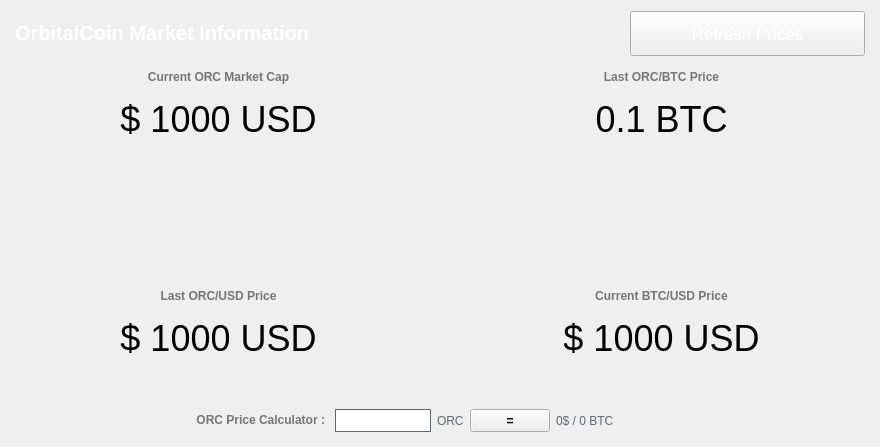
<?xml version="1.0" encoding="UTF-8"?>
<ui version="4.0">
 <class>MarketBrowser</class>
 <widget class="QWidget" name="MarketBrowser">
  <property name="windowModality">
   <enum>Qt::NonModal</enum>
  </property>
  <property name="geometry">
   <rect>
    <x>0</x>
    <y>0</y>
    <width>880</width>
    <height>447</height>
   </rect>
  </property>
  <property name="sizePolicy">
   <sizepolicy hsizetype="Preferred" vsizetype="Preferred">
    <horstretch>0</horstretch>
    <verstretch>0</verstretch>
   </sizepolicy>
  </property>
  <property name="windowTitle">
   <string>Digging</string>
  </property>
  <property name="styleSheet">
   <string notr="true"/>
  </property>
  <layout class="QGridLayout" name="gridLayout">
   <property name="sizeConstraint">
    <enum>QLayout::SetMaximumSize</enum>
   </property>
   <property name="leftMargin">
    <number>0</number>
   </property>
   <property name="rightMargin">
    <number>0</number>
   </property>
   <item row="0" column="0">
    <widget class="QLabel" name="label_4">
     <property name="sizePolicy">
      <sizepolicy hsizetype="Expanding" vsizetype="Preferred">
       <horstretch>0</horstretch>
       <verstretch>0</verstretch>
      </sizepolicy>
     </property>
     <property name="styleSheet">
      <string notr="true">color: #FFF;font-size:26px;font-weight:600;</string>
     </property>
     <property name="text">
      <string>&lt;html&gt;&lt;head/&gt;&lt;body&gt;&lt;p&gt;&lt;span style=&quot; font-size:20px;font-weight:600; color:#FFFFFF;&quot;&gt;OrbitalCoin Market Information&lt;/span&gt;&lt;/p&gt;&lt;/body&gt;&lt;/html&gt;</string>
     </property>
     <property name="alignment">
      <set>Qt::AlignLeading|Qt::AlignLeft|Qt::AlignVCenter</set>
     </property>
     <property name="margin">
      <number>0</number>
     </property>
     <property name="indent">
      <number>15</number>
     </property>
    </widget>
   </item>
   <item row="17" column="0" colspan="2">
    <layout class="QHBoxLayout" name="horizontalLayout_5">
     <item>
      <widget class="QLabel" name="orbitalcoin">
       <property name="sizePolicy">
        <sizepolicy hsizetype="Expanding" vsizetype="Preferred">
         <horstretch>0</horstretch>
         <verstretch>0</verstretch>
        </sizepolicy>
       </property>
       <property name="font">
        <font>
         <pointsize>27</pointsize>
        </font>
       </property>
       <property name="mouseTracking">
        <bool>true</bool>
       </property>
       <property name="text">
        <string notr="true">$ 1000 USD</string>
       </property>
       <property name="scaledContents">
        <bool>false</bool>
       </property>
       <property name="alignment">
        <set>Qt::AlignCenter</set>
       </property>
      </widget>
     </item>
     <item>
      <widget class="QLabel" name="bitcoin">
       <property name="sizePolicy">
        <sizepolicy hsizetype="Expanding" vsizetype="Preferred">
         <horstretch>0</horstretch>
         <verstretch>0</verstretch>
        </sizepolicy>
       </property>
       <property name="font">
        <font>
         <pointsize>27</pointsize>
        </font>
       </property>
       <property name="mouseTracking">
        <bool>true</bool>
       </property>
       <property name="text">
        <string notr="true">$ 1000 USD</string>
       </property>
       <property name="scaledContents">
        <bool>false</bool>
       </property>
       <property name="alignment">
        <set>Qt::AlignCenter</set>
       </property>
      </widget>
     </item>
    </layout>
   </item>
   <item row="4" column="0" colspan="2">
    <layout class="QHBoxLayout" name="horizontalLayout_3">
     <item>
      <layout class="QHBoxLayout" name="horizontalLayout_2">
       <property name="spacing">
        <number>6</number>
       </property>
       <property name="sizeConstraint">
        <enum>QLayout::SetDefaultConstraint</enum>
       </property>
       <item>
        <widget class="QLabel" name="dnrmc">
         <property name="sizePolicy">
          <sizepolicy hsizetype="Expanding" vsizetype="Preferred">
           <horstretch>0</horstretch>
           <verstretch>0</verstretch>
          </sizepolicy>
         </property>
         <property name="font">
          <font>
           <pointsize>27</pointsize>
          </font>
         </property>
         <property name="mouseTracking">
          <bool>true</bool>
         </property>
         <property name="text">
          <string notr="true">$ 1000 USD</string>
         </property>
         <property name="scaledContents">
          <bool>false</bool>
         </property>
         <property name="alignment">
          <set>Qt::AlignCenter</set>
         </property>
        </widget>
       </item>
       <item>
        <widget class="QLabel" name="dnrbtc">
         <property name="sizePolicy">
          <sizepolicy hsizetype="Expanding" vsizetype="Preferred">
           <horstretch>0</horstretch>
           <verstretch>0</verstretch>
          </sizepolicy>
         </property>
         <property name="font">
          <font>
           <pointsize>27</pointsize>
          </font>
         </property>
         <property name="mouseTracking">
          <bool>true</bool>
         </property>
         <property name="text">
          <string>0.1 BTC</string>
         </property>
         <property name="alignment">
          <set>Qt::AlignCenter</set>
         </property>
        </widget>
       </item>
      </layout>
     </item>
    </layout>
   </item>
   <item row="0" column="1">
    <widget class="QPushButton" name="startButton">
     <property name="sizePolicy">
      <sizepolicy hsizetype="Fixed" vsizetype="Fixed">
       <horstretch>0</horstretch>
       <verstretch>0</verstretch>
      </sizepolicy>
     </property>
     <property name="minimumSize">
      <size>
       <width>250</width>
       <height>45</height>
      </size>
     </property>
     <property name="palette">
      <palette>
       <active>
        <colorrole role="WindowText">
         <brush brushstyle="SolidPattern">
          <color alpha="255">
           <red>255</red>
           <green>255</green>
           <blue>255</blue>
          </color>
         </brush>
        </colorrole>
        <colorrole role="Text">
         <brush brushstyle="SolidPattern">
          <color alpha="255">
           <red>255</red>
           <green>255</green>
           <blue>255</blue>
          </color>
         </brush>
        </colorrole>
        <colorrole role="ButtonText">
         <brush brushstyle="SolidPattern">
          <color alpha="255">
           <red>255</red>
           <green>255</green>
           <blue>255</blue>
          </color>
         </brush>
        </colorrole>
       </active>
       <inactive>
        <colorrole role="WindowText">
         <brush brushstyle="SolidPattern">
          <color alpha="255">
           <red>255</red>
           <green>255</green>
           <blue>255</blue>
          </color>
         </brush>
        </colorrole>
        <colorrole role="Text">
         <brush brushstyle="SolidPattern">
          <color alpha="255">
           <red>255</red>
           <green>255</green>
           <blue>255</blue>
          </color>
         </brush>
        </colorrole>
        <colorrole role="ButtonText">
         <brush brushstyle="SolidPattern">
          <color alpha="255">
           <red>255</red>
           <green>255</green>
           <blue>255</blue>
          </color>
         </brush>
        </colorrole>
       </inactive>
       <disabled>
        <colorrole role="WindowText">
         <brush brushstyle="SolidPattern">
          <color alpha="255">
           <red>120</red>
           <green>120</green>
           <blue>120</blue>
          </color>
         </brush>
        </colorrole>
        <colorrole role="Text">
         <brush brushstyle="SolidPattern">
          <color alpha="255">
           <red>120</red>
           <green>120</green>
           <blue>120</blue>
          </color>
         </brush>
        </colorrole>
        <colorrole role="ButtonText">
         <brush brushstyle="SolidPattern">
          <color alpha="255">
           <red>120</red>
           <green>120</green>
           <blue>120</blue>
          </color>
         </brush>
        </colorrole>
       </disabled>
      </palette>
     </property>
     <property name="font">
      <font>
       <family>MS Shell Dlg 2</family>
       <pointsize>13</pointsize>
       <weight>50</weight>
       <italic>false</italic>
       <bold>false</bold>
      </font>
     </property>
     <property name="acceptDrops">
      <bool>false</bool>
     </property>
     <property name="styleSheet">
      <string notr="true">margin-right: 15px;</string>
     </property>
     <property name="text">
      <string>Refresh Prices</string>
     </property>
     <property name="iconSize">
      <size>
       <width>150</width>
       <height>35</height>
      </size>
     </property>
     <property name="default">
      <bool>false</bool>
     </property>
     <property name="flat">
      <bool>false</bool>
     </property>
    </widget>
   </item>
   <item row="1" column="0" colspan="2">
    <layout class="QHBoxLayout" name="horizontalLayout_8">
     <item>
      <layout class="QHBoxLayout" name="horizontalLayout_7">
       <item>
        <widget class="QLabel" name="label_15">
         <property name="sizePolicy">
          <sizepolicy hsizetype="Expanding" vsizetype="Fixed">
           <horstretch>0</horstretch>
           <verstretch>0</verstretch>
          </sizepolicy>
         </property>
         <property name="text">
          <string>&lt;html&gt;&lt;head/&gt;&lt;body&gt;&lt;p&gt;&lt;span style=&quot; font-weight:600; color:#767676;&quot;&gt;Current ORC Market Cap&lt;/span&gt;&lt;/p&gt;&lt;/body&gt;&lt;/html&gt;</string>
         </property>
         <property name="alignment">
          <set>Qt::AlignCenter</set>
         </property>
        </widget>
       </item>
       <item>
        <widget class="QLabel" name="label_5">
         <property name="sizePolicy">
          <sizepolicy hsizetype="Expanding" vsizetype="Preferred">
           <horstretch>0</horstretch>
           <verstretch>0</verstretch>
          </sizepolicy>
         </property>
         <property name="text">
          <string>&lt;html&gt;&lt;head/&gt;&lt;body&gt;&lt;p&gt;&lt;span style=&quot; font-weight:600; color:#767676;&quot;&gt;Last ORC/BTC Price&lt;/span&gt;&lt;/p&gt;&lt;/body&gt;&lt;/html&gt;</string>
         </property>
         <property name="alignment">
          <set>Qt::AlignCenter</set>
         </property>
        </widget>
       </item>
      </layout>
     </item>
    </layout>
   </item>
   <item row="15" column="0" colspan="2">
    <layout class="QHBoxLayout" name="horizontalLayout_6">
     <item>
      <widget class="QLabel" name="label_14">
       <property name="sizePolicy">
        <sizepolicy hsizetype="Expanding" vsizetype="Fixed">
         <horstretch>0</horstretch>
         <verstretch>0</verstretch>
        </sizepolicy>
       </property>
       <property name="text">
        <string>&lt;html&gt;&lt;head/&gt;&lt;body&gt;&lt;p&gt;&lt;span style=&quot; font-weight:600; color:#767676;&quot;&gt;Last ORC/USD Price&lt;/span&gt;&lt;/p&gt;&lt;/body&gt;&lt;/html&gt;</string>
       </property>
       <property name="alignment">
        <set>Qt::AlignCenter</set>
       </property>
      </widget>
     </item>
     <item>
      <widget class="QLabel" name="label_13">
       <property name="sizePolicy">
        <sizepolicy hsizetype="Expanding" vsizetype="Preferred">
         <horstretch>0</horstretch>
         <verstretch>0</verstretch>
        </sizepolicy>
       </property>
       <property name="text">
        <string>&lt;html&gt;&lt;head/&gt;&lt;body&gt;&lt;p&gt;&lt;span style=&quot; font-weight:600; color:#767676;&quot;&gt;Current BTC/USD Price&lt;/span&gt;&lt;/p&gt;&lt;/body&gt;&lt;/html&gt;</string>
       </property>
       <property name="alignment">
        <set>Qt::AlignCenter</set>
       </property>
      </widget>
     </item>
    </layout>
   </item>
   <item row="20" column="0" colspan="2">
    <layout class="QHBoxLayout" name="horizontalLayout_4"/>
   </item>
   <item row="22" column="0" colspan="2">
    <layout class="QHBoxLayout" name="horizontalLayout">
     <item>
      <widget class="QLabel" name="label_31">
       <property name="sizePolicy">
        <sizepolicy hsizetype="Expanding" vsizetype="Preferred">
         <horstretch>0</horstretch>
         <verstretch>0</verstretch>
        </sizepolicy>
       </property>
       <property name="text">
        <string>&lt;html&gt;&lt;head/&gt;&lt;body&gt;&lt;p&gt;&lt;span style=&quot; font-weight:600; color:#767676;&quot;&gt;ORC Price Calculator :&lt;/span&gt;&lt;/p&gt;&lt;/body&gt;&lt;/html&gt;</string>
       </property>
       <property name="alignment">
        <set>Qt::AlignRight|Qt::AlignTrailing|Qt::AlignVCenter</set>
       </property>
      </widget>
     </item>
     <item>
      <widget class="QLineEdit" name="egals">
       <property name="minimumSize">
        <size>
         <width>100</width>
         <height>23</height>
        </size>
       </property>
       <property name="maximumSize">
        <size>
         <width>100</width>
         <height>16777215</height>
        </size>
       </property>
       <property name="styleSheet">
        <string notr="true">border: 1px solid #61696c;margin-left:4px;</string>
       </property>
      </widget>
     </item>
     <item>
      <widget class="QLabel" name="label">
       <property name="styleSheet">
        <string notr="true">color:#61696c;</string>
       </property>
       <property name="text">
        <string>ORC</string>
       </property>
      </widget>
     </item>
     <item>
      <widget class="QPushButton" name="egal">
       <property name="sizePolicy">
        <sizepolicy hsizetype="Fixed" vsizetype="Fixed">
         <horstretch>0</horstretch>
         <verstretch>0</verstretch>
        </sizepolicy>
       </property>
       <property name="minimumSize">
        <size>
         <width>0</width>
         <height>23</height>
        </size>
       </property>
       <property name="styleSheet">
        <string notr="true">font-weight:600;</string>
       </property>
       <property name="text">
        <string>=</string>
       </property>
      </widget>
     </item>
     <item>
      <widget class="QLabel" name="egald">
       <property name="sizePolicy">
        <sizepolicy hsizetype="Expanding" vsizetype="Preferred">
         <horstretch>0</horstretch>
         <verstretch>0</verstretch>
        </sizepolicy>
       </property>
       <property name="styleSheet">
        <string notr="true">color:#61696c;</string>
       </property>
       <property name="text">
        <string>0$ / 0 BTC</string>
       </property>
      </widget>
     </item>
    </layout>
   </item>
   <item row="21" column="0" colspan="2">
    <spacer name="verticalSpacer">
     <property name="orientation">
      <enum>Qt::Vertical</enum>
     </property>
     <property name="sizeType">
      <enum>QSizePolicy::Fixed</enum>
     </property>
     <property name="sizeHint" stdset="0">
      <size>
       <width>20</width>
       <height>40</height>
      </size>
     </property>
    </spacer>
   </item>
   <item row="6" column="0" colspan="2">
    <layout class="QHBoxLayout" name="horizontalLayout_9">
     <item>
      <widget class="QLabel" name="label_3">
       <property name="sizePolicy">
        <sizepolicy hsizetype="Fixed" vsizetype="Fixed">
         <horstretch>0</horstretch>
         <verstretch>0</verstretch>
        </sizepolicy>
       </property>
       <property name="minimumSize">
        <size>
         <width>128</width>
         <height>128</height>
        </size>
       </property>
       <property name="maximumSize">
        <size>
         <width>128</width>
         <height>128</height>
        </size>
       </property>
       <property name="text">
        <string/>
       </property>
       <property name="textFormat">
        <enum>Qt::RichText</enum>
       </property>
       <property name="pixmap">
        <pixmap resource="../bitcoin.qrc">:/icons/orbitalcoin</pixmap>
       </property>
       <property name="scaledContents">
        <bool>true</bool>
       </property>
       <property name="alignment">
        <set>Qt::AlignCenter</set>
       </property>
       <property name="margin">
        <number>0</number>
       </property>
      </widget>
     </item>
    </layout>
   </item>
  </layout>
 </widget>
 <layoutdefault spacing="6" margin="11"/>
 <resources>
  <include location="../bitcoin.qrc"/>
 </resources>
 <connections/>
</ui>
